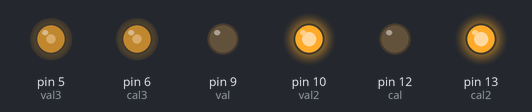
This sketch was run on a simulated Arduino Uno, built for the host (arithmetic inside an expression is 32-bit, double 64-bit). Parts: output pins drawn as LEDs (lit = HIGH).

Above: at 0.1 s.
Timing chart, 0 to 1.6 s (numbered marks = the images above):
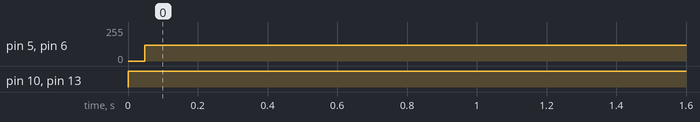

The sketch:

Car.ino
```cpp
//includes


//variables
int val = 9;
int val2 = 10;
int val3 = 5;

int cal = 12;
int cal2 = 13;
int cal3 = 6;

void setup(){
  pinMode(val, OUTPUT);
  pinMode(val2, OUTPUT);
  pinMode(cal, OUTPUT);
  pinMode(cal2, OUTPUT);
  pinMode(val3, OUTPUT);
  pinMode(cal3, OUTPUT);

}
void loop(){

  digitalWrite(val, LOW);
  digitalWrite(val2, HIGH);

  digitalWrite(cal, LOW);
  digitalWrite(cal2, HIGH);

  for(int i=0 ; i < 255; i++){
      analogWrite(cal3, i);
      analogWrite(val3, i);
  }
}
```

Measured:
- by itself, pin 5 (val3), pin 6 (cal3): 0/255 → 118/255 at 0.05 s
- by itself, pin 10 (val2), pin 13 (cal2): LOW → HIGH at 0.00 s
